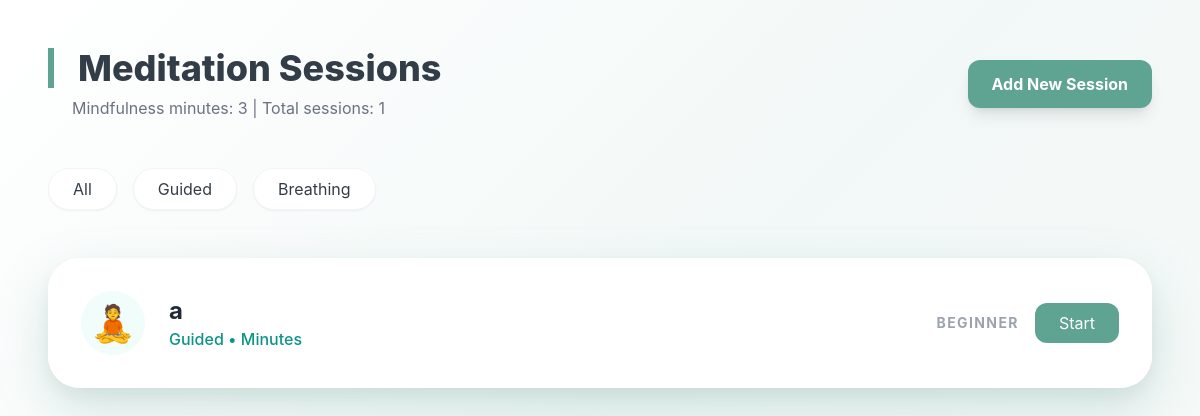
Page /meditation/ (signed in) on the earlier database version.
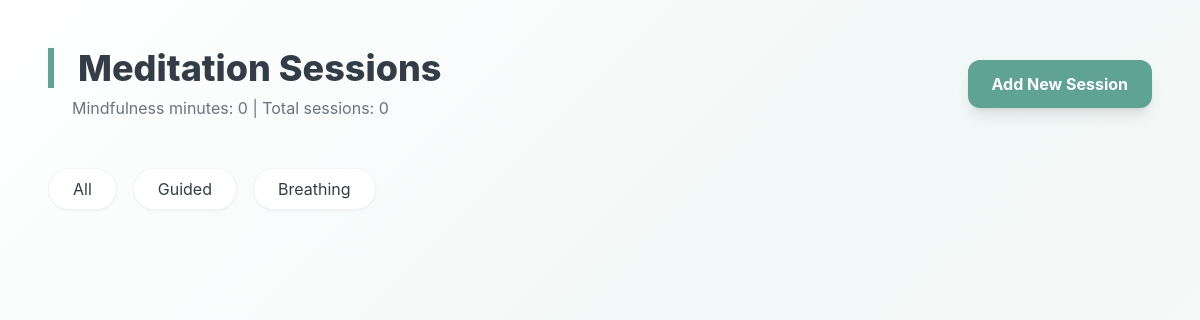
Same page on the later database version.
### serenify.py (models this page shows)
class MeditationSession(db.Model):
    id = db.Column(db.Integer, primary_key=True)
    title = db.Column(db.String(100), nullable=False)
    type = db.Column(db.String(50), nullable=False)  # guided, breathing, mindfulness, body_scan
    description = db.Column(db.Text, nullable=False)
    audio_url = db.Column(db.String(200), nullable=True)
    script = db.Column(db.Text, nullable=True)
    difficulty = db.Column(db.String(20), nullable=False)
    created_by = db.Column(db.Integer, db.ForeignKey('user.id'), nullable=False)
    created_at = db.Column(db.DateTime, default=datetime.now)
    creator = db.relationship('User', backref='meditation_sessions')

### serenify.py (the view, shortened to what this page needs)
@app.route('/meditation/')
def meditation_page():
    if 'username' not in session:
        return redirect(url_for('login'))
    user = User.query.filter_by(username=session['username']).first()
    type_filter = request.args.get('type', 'all')
    duration_filter = request.args.get('duration', 'all')
    query = MeditationSession.query
    if type_filter != 'all':
        query = query.filter_by(type=type_filter)
    sessions = query.order_by(MeditationSession.created_at.desc()).all()
    user_progress = UserProgress.query.filter_by(
        user_id=user.id,
        activity_type='meditation'
    ).all()
    total_minutes = sum(p.duration_completed for p in user_progress)
    total_sessions = len(user_progress)
    return render_template('meditation.html',
                         user=user,
                         sessions=sessions,
                         total_minutes=total_minutes,
                         total_sessions=total_sessions,
                         type_filter=type_filter,
                         duration_filter=duration_filter)

### templates/meditation.html (shortened to what this page needs)
<!DOCTYPE html>
<html lang="en">
<head>
    <script src="https://cdn.tailwindcss.com"></script>
</head>
<body class="p-6 md:p-12">
    <main class="max-w-6xl mx-auto">
        <header class="flex justify-between items-center mb-12">
            <div>
                <h2 class="text-4xl font-extrabold section-header">Meditation Sessions</h2>
                <p class="text-gray-500 mt-2 ml-6">Mindfulness minutes:  {{ total_minutes }} | Total sessions: {{ total_sessions }}</p>
            </div>
            <a href="/meditation/add" class="btn-primary px-6 py-3 font-bold shadow-lg">Add New Session</a>
        </header>
        <div class="flex gap-4 mb-10 overflow-x-auto pb-2">
            <a href="{{ url_for('meditation_page', type='all') }}" class="px-6 py-2 rounded-full bg-white shadow-sm border border-gray-100 hover:border-teal-400 transition">All</a>
            <a href="{{ url_for('meditation_page', type='guided') }}" class="px-6 py-2 rounded-full bg-white shadow-sm border border-gray-100 hover:border-teal-400 transition">Guided</a>
            <a href="{{ url_for('meditation_page', type='breathing') }}" class="px-6 py-2 rounded-full bg-white shadow-sm border border-gray-100 hover:border-teal-400 transition">Breathing</a>
        </div>
        <div class="grid gap-6">
          {% for session in sessions %}
<div class="card-shadow p-8 flex flex-col md:flex-row justify-between items-center hover:scale-[1.01]">
    <div class="flex items-center gap-6">
        <div class="text-4xl bg-teal-50 w-16 h-16 rounded-full flex items-center justify-center">🧘</div>
        <div>
            <h3 class="text-2xl font-bold text-gray-800">{{ session.title }}</h3>
            <p class="text-teal-600 font-medium">
                {{ session.type|capitalize }} • {{ session.duration }} Minutes
            </p>
        </div>
    </div>
    <div class="mt-4 md:mt-0 flex items-center gap-4">
        <span class="text-sm font-bold uppercase tracking-widest text-gray-400">
            {{ session.difficulty }}
        </span>
        <a href="{{ url_for('meditation_detail', session_id=session.id) }}"
           class="btn-primary px-6 py-2">
            Start
        </a>
    </div>
</div>
{% endfor %}
        </div>
    </main>
</body>
</html>

### templates/meditation.html (style rules this page uses)
:root { --color-primary: #5fa393; --color-secondary: #f2f8f7; --color-text: #333d47; --color-accent: #f4c0a5; --color-shadow-light: rgba(95, 163, 147, 0.25); }
body { font-family: 'Inter', sans-serif; background: linear-gradient(135deg, #ffffff 0%, var(--color-secondary) 50%, #f7faf9 100%); color: var(--color-text); min-height: 100vh; }
.btn-primary { background-color: var(--color-primary); color: white; border-radius: 0.75rem; transition: all 0.3s ease; }
.section-header { border-left: 6px solid var(--color-primary); padding-left: 1.5rem; }

Differences in the rows shown:
removed MeditationSession: title "a", type "Guided", difficulty "BEGINNER"
Other differences:
{{ total_minutes }}: "3" → "0"
{{ total_sessions }}: "1" → "0"
